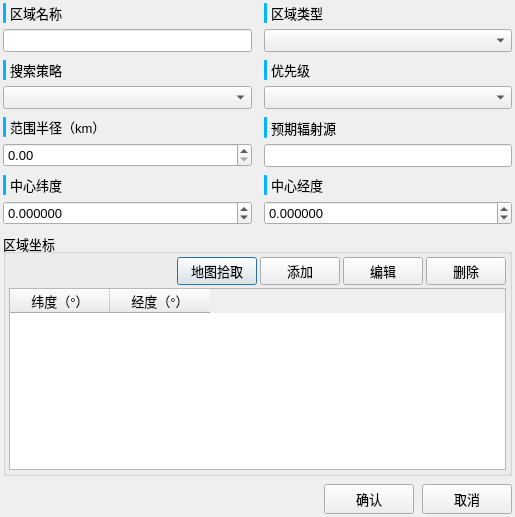
<?xml version="1.0" encoding="UTF-8"?>
<ui version="4.0">
 <class>SetAreaTargetEditDialog</class>
 <widget class="QDialog" name="SetAreaTargetEditDialog">
  <property name="geometry">
   <rect>
    <x>0</x>
    <y>0</y>
    <width>515</width>
    <height>517</height>
   </rect>
  </property>
  <property name="font">
   <font>
    <pointsize>10</pointsize>
   </font>
  </property>
  <property name="windowTitle">
   <string>区域目标</string>
  </property>
  <layout class="QVBoxLayout" name="mainLy">
   <property name="spacing">
    <number>8</number>
   </property>
   <property name="leftMargin">
    <number>3</number>
   </property>
   <property name="topMargin">
    <number>3</number>
   </property>
   <property name="rightMargin">
    <number>3</number>
   </property>
   <property name="bottomMargin">
    <number>3</number>
   </property>
   <item>
    <layout class="QGridLayout" name="gridFormLy">
     <property name="horizontalSpacing">
      <number>12</number>
     </property>
     <property name="verticalSpacing">
      <number>8</number>
     </property>
     <item row="0" column="0">
      <layout class="QVBoxLayout" name="targetNameFieldLy">
       <property name="spacing">
        <number>6</number>
       </property>
       <item>
        <layout class="QHBoxLayout" name="targetNameHeaderLy">
         <property name="spacing">
          <number>4</number>
         </property>
         <item>
          <widget class="QLabel" name="vlineTargetName">
           <property name="minimumSize">
            <size>
             <width>3</width>
             <height>0</height>
            </size>
           </property>
           <property name="maximumSize">
            <size>
             <width>3</width>
             <height>16777215</height>
            </size>
           </property>
           <property name="styleSheet">
            <string notr="true">background-color: #00b4ff; border-radius: 1px;</string>
           </property>
           <property name="text">
            <string/>
           </property>
          </widget>
         </item>
         <item>
          <widget class="QLabel" name="targetNameLbl">
           <property name="text">
            <string>区域名称</string>
           </property>
          </widget>
         </item>
        </layout>
       </item>
       <item>
        <widget class="QLineEdit" name="leTargetName"/>
       </item>
      </layout>
     </item>
     <item row="2" column="0">
      <layout class="QVBoxLayout" name="radiusFieldLy">
       <property name="spacing">
        <number>6</number>
       </property>
       <item>
        <layout class="QHBoxLayout" name="radiusHeaderLy">
         <property name="spacing">
          <number>4</number>
         </property>
         <item>
          <widget class="QLabel" name="vlineRadius">
           <property name="minimumSize">
            <size>
             <width>3</width>
             <height>0</height>
            </size>
           </property>
           <property name="maximumSize">
            <size>
             <width>3</width>
             <height>16777215</height>
            </size>
           </property>
           <property name="styleSheet">
            <string notr="true">background-color: #00b4ff; border-radius: 1px;</string>
           </property>
           <property name="text">
            <string/>
           </property>
          </widget>
         </item>
         <item>
          <widget class="QLabel" name="radiusLbl">
           <property name="text">
            <string>范围半径（km）</string>
           </property>
          </widget>
         </item>
        </layout>
       </item>
       <item>
        <widget class="QDoubleSpinBox" name="spbRadiusKm">
         <property name="sizePolicy">
          <sizepolicy hsizetype="Expanding" vsizetype="Fixed">
           <horstretch>0</horstretch>
           <verstretch>0</verstretch>
          </sizepolicy>
         </property>
         <property name="decimals">
          <number>2</number>
         </property>
         <property name="maximum">
          <double>9999.000000000000000</double>
         </property>
        </widget>
       </item>
      </layout>
     </item>
     <item row="3" column="0">
      <layout class="QVBoxLayout" name="centerLatFieldLy">
       <property name="spacing">
        <number>6</number>
       </property>
       <item>
        <layout class="QHBoxLayout" name="centerLatHeaderLy">
         <property name="spacing">
          <number>4</number>
         </property>
         <item>
          <widget class="QLabel" name="vlineCenterLatitude">
           <property name="minimumSize">
            <size>
             <width>3</width>
             <height>0</height>
            </size>
           </property>
           <property name="maximumSize">
            <size>
             <width>3</width>
             <height>16777215</height>
            </size>
           </property>
           <property name="styleSheet">
            <string notr="true">background-color: #00b4ff; border-radius: 1px;</string>
           </property>
           <property name="text">
            <string/>
           </property>
          </widget>
         </item>
         <item>
          <widget class="QLabel" name="centerLatitudeLbl">
           <property name="text">
            <string>中心纬度</string>
           </property>
          </widget>
         </item>
        </layout>
       </item>
       <item>
        <widget class="QDoubleSpinBox" name="spbCenterLatitude">
         <property name="sizePolicy">
          <sizepolicy hsizetype="Expanding" vsizetype="Fixed">
           <horstretch>0</horstretch>
           <verstretch>0</verstretch>
          </sizepolicy>
         </property>
         <property name="decimals">
          <number>6</number>
         </property>
         <property name="minimum">
          <double>-90.000000000000000</double>
         </property>
         <property name="maximum">
          <double>90.000000000000000</double>
         </property>
        </widget>
       </item>
      </layout>
     </item>
     <item row="3" column="1">
      <layout class="QVBoxLayout" name="centerLonFieldLy">
       <property name="spacing">
        <number>6</number>
       </property>
       <item>
        <layout class="QHBoxLayout" name="centerLonHeaderLy">
         <property name="spacing">
          <number>4</number>
         </property>
         <item>
          <widget class="QLabel" name="vlineCenterLongitude">
           <property name="minimumSize">
            <size>
             <width>3</width>
             <height>0</height>
            </size>
           </property>
           <property name="maximumSize">
            <size>
             <width>3</width>
             <height>16777215</height>
            </size>
           </property>
           <property name="styleSheet">
            <string notr="true">background-color: #00b4ff; border-radius: 1px;</string>
           </property>
           <property name="text">
            <string/>
           </property>
          </widget>
         </item>
         <item>
          <widget class="QLabel" name="centerLongitudeLbl">
           <property name="text">
            <string>中心经度</string>
           </property>
          </widget>
         </item>
        </layout>
       </item>
       <item>
        <widget class="QDoubleSpinBox" name="spbCenterLongitude">
         <property name="sizePolicy">
          <sizepolicy hsizetype="Expanding" vsizetype="Fixed">
           <horstretch>0</horstretch>
           <verstretch>0</verstretch>
          </sizepolicy>
         </property>
         <property name="decimals">
          <number>6</number>
         </property>
         <property name="minimum">
          <double>-180.000000000000000</double>
         </property>
         <property name="maximum">
          <double>180.000000000000000</double>
         </property>
        </widget>
       </item>
      </layout>
     </item>
     <item row="0" column="1">
      <layout class="QVBoxLayout" name="areaTypeFieldLy">
       <property name="spacing">
        <number>6</number>
       </property>
       <item>
        <layout class="QHBoxLayout" name="areaTypeHeaderLy">
         <property name="spacing">
          <number>4</number>
         </property>
         <item>
          <widget class="QLabel" name="vlineAreaType">
           <property name="minimumSize">
            <size>
             <width>3</width>
             <height>0</height>
            </size>
           </property>
           <property name="maximumSize">
            <size>
             <width>3</width>
             <height>16777215</height>
            </size>
           </property>
           <property name="styleSheet">
            <string notr="true">background-color: #00b4ff; border-radius: 1px;</string>
           </property>
           <property name="text">
            <string/>
           </property>
          </widget>
         </item>
         <item>
          <widget class="QLabel" name="areaTypeLbl">
           <property name="text">
            <string>区域类型</string>
           </property>
          </widget>
         </item>
        </layout>
       </item>
       <item>
        <widget class="QComboBox" name="cmbAreaType"/>
       </item>
      </layout>
     </item>
     <item row="1" column="0">
      <layout class="QVBoxLayout" name="searchStrategyFieldLy">
       <property name="spacing">
        <number>6</number>
       </property>
       <item>
        <layout class="QHBoxLayout" name="searchStrategyHeaderLy">
         <property name="spacing">
          <number>4</number>
         </property>
         <item>
          <widget class="QLabel" name="vlineSearchStrategy">
           <property name="minimumSize">
            <size>
             <width>3</width>
             <height>0</height>
            </size>
           </property>
           <property name="maximumSize">
            <size>
             <width>3</width>
             <height>16777215</height>
            </size>
           </property>
           <property name="styleSheet">
            <string notr="true">background-color: #00b4ff; border-radius: 1px;</string>
           </property>
           <property name="text">
            <string/>
           </property>
          </widget>
         </item>
         <item>
          <widget class="QLabel" name="searchStrategyLbl">
           <property name="text">
            <string>搜索策略</string>
           </property>
          </widget>
         </item>
        </layout>
       </item>
       <item>
        <widget class="QComboBox" name="cmbSearchStrategy"/>
       </item>
      </layout>
     </item>
     <item row="1" column="1">
      <layout class="QVBoxLayout" name="priorityFieldLy">
       <property name="spacing">
        <number>6</number>
       </property>
       <item>
        <layout class="QHBoxLayout" name="priorityHeaderLy">
         <property name="spacing">
          <number>4</number>
         </property>
         <item>
          <widget class="QLabel" name="vlinePriority">
           <property name="minimumSize">
            <size>
             <width>3</width>
             <height>0</height>
            </size>
           </property>
           <property name="maximumSize">
            <size>
             <width>3</width>
             <height>16777215</height>
            </size>
           </property>
           <property name="styleSheet">
            <string notr="true">background-color: #00b4ff; border-radius: 1px;</string>
           </property>
           <property name="text">
            <string/>
           </property>
          </widget>
         </item>
         <item>
          <widget class="QLabel" name="lblPriority">
           <property name="text">
            <string>优先级</string>
           </property>
          </widget>
         </item>
        </layout>
       </item>
       <item>
        <widget class="QComboBox" name="cmbPriority">
         <property name="sizePolicy">
          <sizepolicy hsizetype="Expanding" vsizetype="Fixed">
           <horstretch>0</horstretch>
           <verstretch>0</verstretch>
          </sizepolicy>
         </property>
        </widget>
       </item>
      </layout>
     </item>
     <item row="2" column="1">
      <layout class="QVBoxLayout" name="emittersFieldLy">
       <property name="spacing">
        <number>6</number>
       </property>
       <item>
        <layout class="QHBoxLayout" name="emittersHeaderLy">
         <property name="spacing">
          <number>4</number>
         </property>
         <item>
          <widget class="QLabel" name="vlineExpectedEmitters">
           <property name="minimumSize">
            <size>
             <width>3</width>
             <height>0</height>
            </size>
           </property>
           <property name="maximumSize">
            <size>
             <width>3</width>
             <height>16777215</height>
            </size>
           </property>
           <property name="styleSheet">
            <string notr="true">background-color: #00b4ff; border-radius: 1px;</string>
           </property>
           <property name="text">
            <string/>
           </property>
          </widget>
         </item>
         <item>
          <widget class="QLabel" name="expectedEmittersLbl">
           <property name="text">
            <string>预期辐射源</string>
           </property>
          </widget>
         </item>
        </layout>
       </item>
       <item>
        <widget class="QLineEdit" name="leExpectedEmitters"/>
       </item>
      </layout>
     </item>
    </layout>
   </item>
   <item>
    <widget class="QGroupBox" name="gbPolygonVertices">
     <property name="title">
      <string>区域坐标</string>
     </property>
     <layout class="QVBoxLayout" name="verticesSectionLy">
      <property name="spacing">
       <number>3</number>
      </property>
      <property name="leftMargin">
       <number>3</number>
      </property>
      <property name="topMargin">
       <number>3</number>
      </property>
      <property name="rightMargin">
       <number>3</number>
      </property>
      <property name="bottomMargin">
       <number>3</number>
      </property>
      <item>
       <layout class="QHBoxLayout" name="vertexToolsLy">
        <item>
         <spacer name="vertexToolsLeftSpc">
          <property name="orientation">
           <enum>Qt::Horizontal</enum>
          </property>
          <property name="sizeHint" stdset="0">
           <size>
            <width>40</width>
            <height>20</height>
           </size>
          </property>
         </spacer>
        </item>
        <item>
         <widget class="QPushButton" name="btnMapPick">
          <property name="text">
           <string>地图拾取</string>
          </property>
         </widget>
        </item>
        <item>
         <widget class="QPushButton" name="btnAddVertex">
          <property name="text">
           <string>添加</string>
          </property>
         </widget>
        </item>
        <item>
         <widget class="QPushButton" name="btnEditVertex">
          <property name="text">
           <string>编辑</string>
          </property>
         </widget>
        </item>
        <item>
         <widget class="QPushButton" name="btnDeleteVertex">
          <property name="text">
           <string>删除</string>
          </property>
         </widget>
        </item>
       </layout>
      </item>
      <item>
       <widget class="QTableWidget" name="tbwVertices">
        <column>
         <property name="text">
          <string>纬度（°）</string>
         </property>
        </column>
        <column>
         <property name="text">
          <string>经度（°）</string>
         </property>
        </column>
       </widget>
      </item>
     </layout>
    </widget>
   </item>
   <item>
    <layout class="QHBoxLayout" name="actionsLy">
     <item>
      <spacer name="actionsLeftSpc">
       <property name="orientation">
        <enum>Qt::Horizontal</enum>
       </property>
       <property name="sizeHint" stdset="0">
        <size>
         <width>40</width>
         <height>20</height>
        </size>
       </property>
      </spacer>
     </item>
     <item>
      <widget class="QPushButton" name="btnConfirm">
       <property name="minimumSize">
        <size>
         <width>90</width>
         <height>30</height>
        </size>
       </property>
       <property name="text">
        <string>确认</string>
       </property>
      </widget>
     </item>
     <item>
      <widget class="QPushButton" name="btnCancel">
       <property name="minimumSize">
        <size>
         <width>90</width>
         <height>30</height>
        </size>
       </property>
       <property name="text">
        <string>取消</string>
       </property>
      </widget>
     </item>
    </layout>
   </item>
  </layout>
 </widget>
 <resources/>
 <connections/>
</ui>
